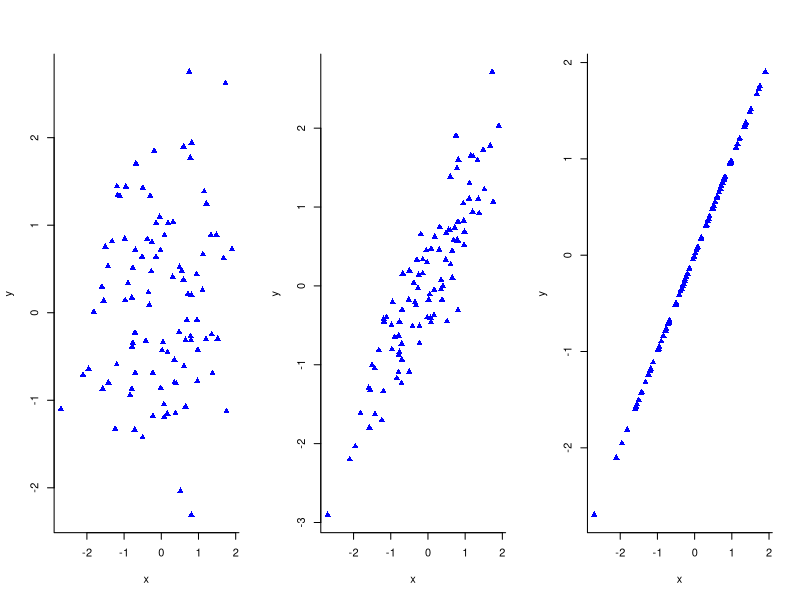
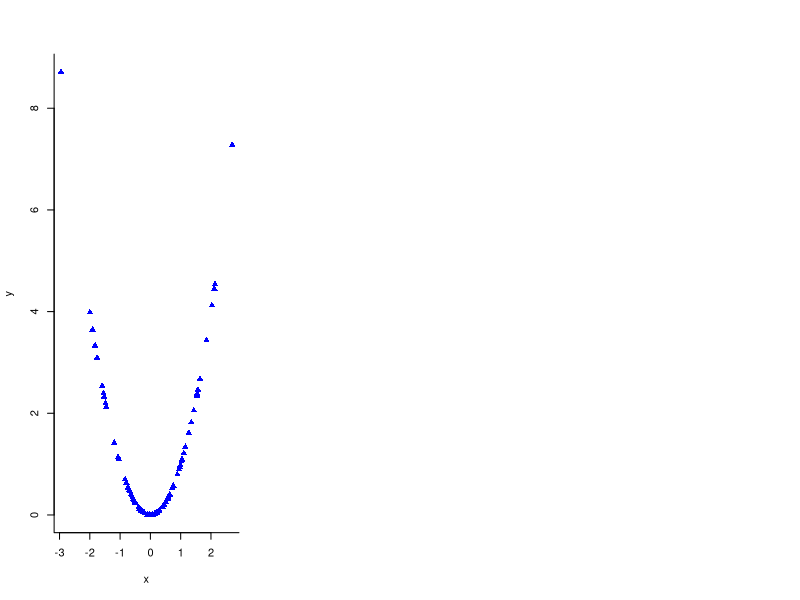

R code for these plots, in order:
## ---- chunk 1
x <- rnorm(100)
y <- rnorm(100)
par(mfrow=c(1,3))
plot(x=x,
     y=y,
     type="p",
     pch=17,
     col="blue",
     xlab="x",
     ylab="y",
     bty="l")
plot(x=x,
     y=(x+0.5*y)/sqrt(1.25),
     type="p",
     pch=17,
     col="blue",
     xlab="x",
     ylab="y",
     bty="l")
plot(x=x,
     y=x,
     type="p",
     pch=17,
     col="blue",
     xlab="x",
     ylab="y",
     bty="l")
## ---- chunk 2
x <- rnorm(100)
plot(x=x,
     y=x^2,
     type="p",
     pch=17,
     col="blue",
     xlab="x",
     ylab="y",
     bty="l")
